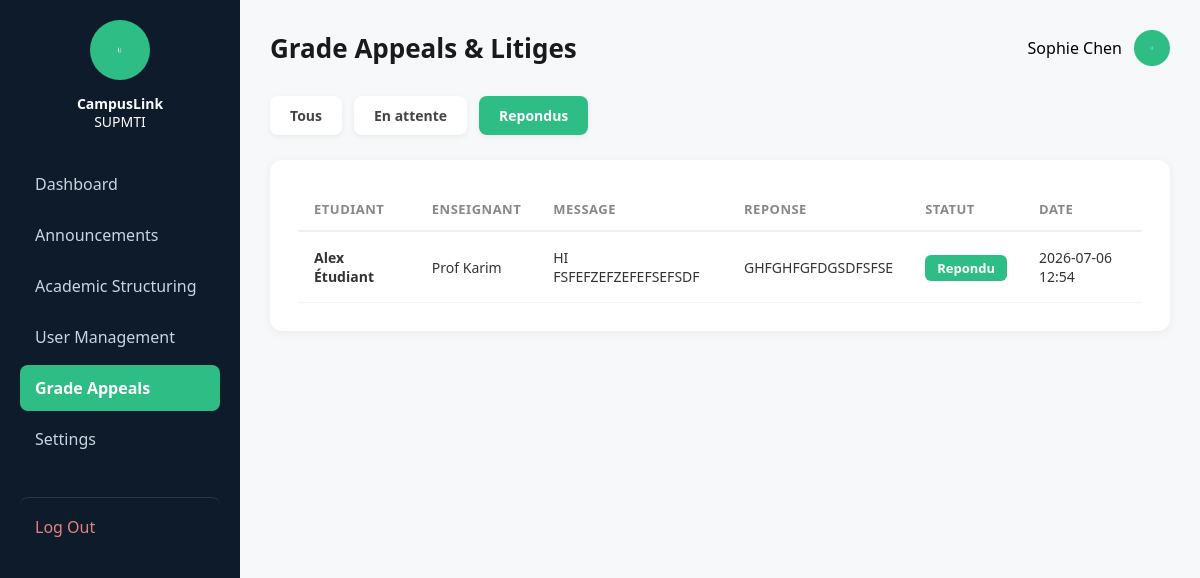
Page /admin/appeals?statut=answered (signed in) on the committed database.
### tables this page shows
CREATE TABLE messages (
        id INTEGER PRIMARY KEY AUTOINCREMENT,
        etudiant_id INTEGER NOT NULL,
        enseignant_id INTEGER NOT NULL,
        contenu TEXT NOT NULL,
        reponse TEXT,
        date_envoi TEXT NOT NULL,
        statut TEXT DEFAULT 'pending',
        FOREIGN KEY (etudiant_id) REFERENCES users (id),
        FOREIGN KEY (enseignant_id) REFERENCES users (id)
    );

CREATE TABLE users (
        id INTEGER PRIMARY KEY AUTOINCREMENT,
        nom TEXT NOT NULL,
        email TEXT NOT NULL UNIQUE,
        mot_de_passe TEXT NOT NULL,
        role TEXT NOT NULL,
        classe TEXT,
        cne TEXT,
        cin TEXT,
        photo TEXT
    );

### app.py (the view)
@app.route('/admin/appeals')
def admin_appeals():
    if session.get('user_role') != 'admin':
        return redirect(url_for('login'))
    statut_filtre = request.args.get('statut')
    connexion = sqlite3.connect('campuslink.db')
    curseur = connexion.cursor()
    requete = '''
        SELECT messages.id, etu.nom, ens.nom, messages.contenu,
               messages.reponse, messages.statut, messages.date_envoi
        FROM messages
        JOIN users AS etu ON etu.id = messages.etudiant_id
        JOIN users AS ens ON ens.id = messages.enseignant_id
    '''
    params = ()
    if statut_filtre:
        requete += " WHERE messages.statut = ?"
        params = (statut_filtre,)
    requete += " ORDER BY messages.date_envoi DESC"
    curseur.execute(requete, params)
    rows = curseur.fetchall()
    connexion.close()
    messages = [
        {
            'id': r[0], 'etudiant': r[1], 'enseignant': r[2],
            'contenu': r[3], 'reponse': r[4], 'statut': r[5], 'date': r[6]
        }
        for r in rows
    ]
    return render_template(
        'admin_appeals.html',
        nom=session.get('user_nom'),
        messages=messages,
        statut_filtre=statut_filtre
    )

### app.py (called while the page is built)
@app.context_processor
def inject_current_user():
    current_role = session.get('user_role')
    current_nom = session.get('user_nom')
    current_photo = 'avatar.png'
    if 'user_id' in session:
        connexion = sqlite3.connect('campuslink.db')
        curseur = connexion.cursor()
        curseur.execute("SELECT photo FROM users WHERE id = ?", (session.get('user_id'),))
        resultat = curseur.fetchone()
        connexion.close()
        if resultat and resultat[0]:
            current_photo = resultat[0]
    return dict(
        current_role=current_role,
        current_nom=current_nom,
        current_photo=current_photo
    )

### templates/admin_appeals.html (shortened to what this page needs)
{% extends "base.html" %}
{% block page_header %}Grade Appeals &amp; Litiges{% endblock %}
{% block extra_css %}
<link rel="stylesheet" href="{{ url_for('static', filename='css/admin.css') }}">
{% endblock %}
{% block content %}
<div class="role-tabs">
    <a href="{{ url_for('admin_appeals') }}" class="role-tab {{ 'role-tab-active' if not statut_filtre else '' }}">Tous</a>
    <a href="{{ url_for('admin_appeals', statut='pending') }}" class="role-tab {{ 'role-tab-active' if statut_filtre == 'pending' else '' }}">En attente</a>
    <a href="{{ url_for('admin_appeals', statut='answered') }}" class="role-tab {{ 'role-tab-active' if statut_filtre == 'answered' else '' }}">Repondus</a>
</div>
<div class="form-card" style="max-width: 100%;">
    {% if messages %}
    <table class="grades-table">
        <thead>
            <tr>
                <th>Etudiant</th>
                <th>Enseignant</th>
                <th>Message</th>
                <th>Reponse</th>
                <th>Statut</th>
                <th>Date</th>
            </tr>
        </thead>
        <tbody>
            {% for msg in messages %}
            <tr>
                <td class="announcement-title">{{ msg.etudiant }}</td>
                <td>{{ msg.enseignant }}</td>
                <td>{{ msg.contenu[:50] }}{% if msg.contenu|length > 50 %}...{% endif %}</td>
                <td>{{ msg.reponse[:50] if msg.reponse else '--' }}{% if msg.reponse and msg.reponse|length > 50 %}...{% endif %}</td>
                <td>
                    {% if msg.statut == 'pending' %}
                        <span class="badge-status remedial">En attente</span>
                    {% else %}
                        <span class="badge-status passed">Repondu</span>
                    {% endif %}
                </td>
                <td class="announcement-date">{{ msg.date }}</td>
            </tr>
            {% endfor %}
        </tbody>
    </table>
    {% else %}
    <div class="empty-state">Aucun message pour le moment.</div>
    {% endif %}
</div>
{% endblock %}

### static/css/dashboard.css (style rules this page uses)
* { margin: 0; padding: 0; box-sizing: border-box; font-family: 'Segoe UI', Arial, sans-serif; }
.badge-status { padding: 4px 12px; border-radius: 6px; font-size: 13px; font-weight: bold; color: white; }
.badge-status.passed { background-color: #2ebd85; }

### static/css/admin.css (style rules this page uses)
.form-card { background: white; border-radius: 12px; padding: 28px; margin-bottom: 30px; box-shadow: 0 2px 10px rgba(0,0,0,0.06); }
.grades-table { width: 100%; border-collapse: collapse; }
.grades-table thead th { text-align: left; padding: 12px 16px; font-size: 13px; color: #888; font-weight: 600; text-transform: uppercase; letter-spacing: 0.5px; border-bottom: 2px solid #f0f0f0; }
.grades-table tbody td { padding: 16px; font-size: 14px; color: #333; border-bottom: 1px solid #f3f3f3; }
.announcement-title { font-weight: 600; color: #1a1a1a; }
.announcement-date { color: #888; font-size: 13px; }
.role-tabs { display: flex; gap: 12px; margin-bottom: 25px; }
.role-tab { padding: 10px 20px; border-radius: 8px; background: white; color: #444; text-decoration: none; font-weight: 600; font-size: 14px; box-shadow: 0 2px 6px rgba(0,0,0,0.06); }
.role-tab-active { background-color: #2ebd85; color: white; }

### rows in the picture
messages: etudiant "Alex Étudiant", enseignant "Prof Karim", contenu "HI FSFEFZEFZEFEFSEFSDF", reponse "GHFGHFGFDGSDFSFSE", statut "Repondu", date "2026-07-06 12:54"

### other values in the picture
{{ current_nom }} "Sophie Chen"
